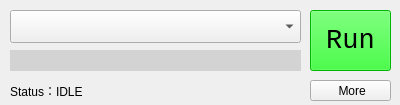
<?xml version="1.0" encoding="UTF-8"?>
<ui version="4.0">
 <class>Form</class>
 <widget class="QWidget" name="Form">
  <property name="geometry">
   <rect>
    <x>0</x>
    <y>0</y>
    <width>400</width>
    <height>105</height>
   </rect>
  </property>
  <property name="minimumSize">
   <size>
    <width>400</width>
    <height>105</height>
   </size>
  </property>
  <property name="maximumSize">
   <size>
    <width>400</width>
    <height>105</height>
   </size>
  </property>
  <property name="windowTitle">
   <string>vServer</string>
  </property>
  <property name="windowIcon">
   <iconset>
    <normaloff>image/logo.ico</normaloff>image/logo.ico</iconset>
  </property>
  <widget class="QToolButton" name="toolButton_More">
   <property name="geometry">
    <rect>
     <x>310</x>
     <y>80</y>
     <width>81</width>
     <height>21</height>
    </rect>
   </property>
   <property name="focusPolicy">
    <enum>Qt::TabFocus</enum>
   </property>
   <property name="styleSheet">
    <string notr="true">background-color: rgb(240, 240, 240);</string>
   </property>
   <property name="text">
    <string> More</string>
   </property>
   <property name="icon">
    <iconset>
     <normaloff>image/Settings.ico</normaloff>image/Settings.ico</iconset>
   </property>
   <property name="popupMode">
    <enum>QToolButton::InstantPopup</enum>
   </property>
   <property name="toolButtonStyle">
    <enum>Qt::ToolButtonTextBesideIcon</enum>
   </property>
   <property name="arrowType">
    <enum>Qt::NoArrow</enum>
   </property>
  </widget>
  <widget class="QComboBox" name="comboBox_List">
   <property name="geometry">
    <rect>
     <x>10</x>
     <y>10</y>
     <width>291</width>
     <height>33</height>
    </rect>
   </property>
   <property name="minimumSize">
    <size>
     <width>121</width>
     <height>33</height>
    </size>
   </property>
   <property name="font">
    <font>
     <pointsize>20</pointsize>
    </font>
   </property>
   <property name="focusPolicy">
    <enum>Qt::NoFocus</enum>
   </property>
   <property name="styleSheet">
    <string notr="true">background-color: rgb(240, 240, 240);</string>
   </property>
   <property name="editable">
    <bool>false</bool>
   </property>
   <property name="currentText">
    <string/>
   </property>
   <property name="maxVisibleItems">
    <number>5</number>
   </property>
  </widget>
  <widget class="QLabel" name="label_Status">
   <property name="geometry">
    <rect>
     <x>10</x>
     <y>80</y>
     <width>291</width>
     <height>21</height>
    </rect>
   </property>
   <property name="text">
    <string>Status：IDLE</string>
   </property>
  </widget>
  <widget class="QPushButton" name="pushButton_Ctrl">
   <property name="geometry">
    <rect>
     <x>310</x>
     <y>10</y>
     <width>81</width>
     <height>61</height>
    </rect>
   </property>
   <property name="font">
    <font>
     <family>Courier New</family>
     <pointsize>20</pointsize>
    </font>
   </property>
   <property name="styleSheet">
    <string notr="true">background-color: rgb(0, 255, 0);</string>
   </property>
   <property name="text">
    <string>Run</string>
   </property>
  </widget>
  <widget class="QLabel" name="label_Online">
   <property name="geometry">
    <rect>
     <x>10</x>
     <y>50</y>
     <width>291</width>
     <height>21</height>
    </rect>
   </property>
   <property name="font">
    <font>
     <family>Courier New</family>
     <pointsize>10</pointsize>
    </font>
   </property>
   <property name="styleSheet">
    <string notr="true">background-color: rgb(211, 211, 211);</string>
   </property>
   <property name="text">
    <string/>
   </property>
  </widget>
 </widget>
 <resources/>
 <connections/>
</ui>
